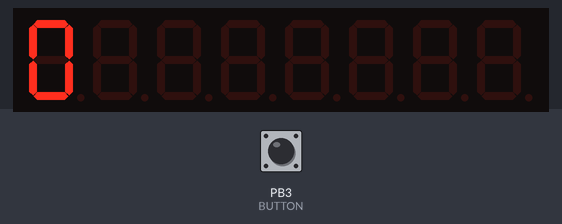
A sketch run on a simulated STM32 Blue Pill. Shown: 8-digit seven-segment display. Wiring (inferred from the names in the program): MAX7219 LED driver: data PB12; clock PB14; CS PB13. The inputs (shaded band) are chosen by the test bench; at power-on: PB3 (BUTTON) HIGH. Random numbers use the default seed unless the sketch sets one.

Above: at 8.6 s.
8.7 s: PB3 (BUTTON) pulled LOW for 0.15 s
At 9.5 s:
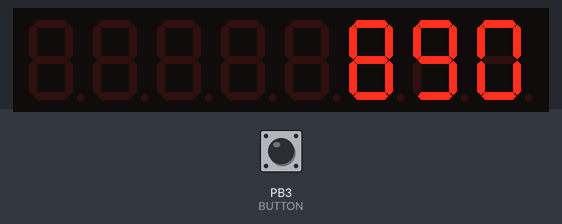
At 14.6 s:
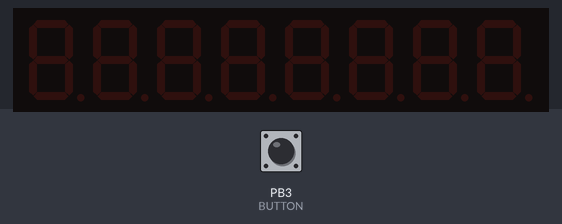
Timing chart, 0 to 16.1 s (numbered marks = the images above; inputs shaded):
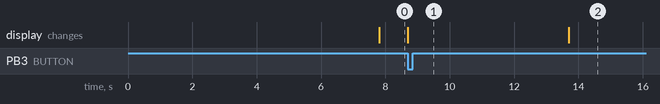

The sketch:

reactionTimer.ino
```cpp
//
// Uses 8 digit, 7-segment display using MAX7219

// using bluepill
// Board: Generic STM32F103C series
// Optimize: Smallest(default)
// Upload Method: STM32duino bootloader
// Variant: STM32F103CB (20k RAM, 128k Flash)
// CPU Speed(MHz): 72 MHz (Normal)
// Port: /dev/ttyACM0 (Maple Mini)

// 8 digit 7-segment display hook-up
#define DIN   PB12
#define CSN   PB13
#define CLK   PB14   // shifts data in on rising edge, shifts data out on falling edge

#define BUTTON PB3	// use internal pull-up


// Display Adapter Commands
// 8 digit, 7-segment display using MAX7219
#define NO_OP_ADDR            0x00
#define DIGIT_0_ADDR          0x01
#define DIGIT_1_ADDR          0x02
#define DIGIT_2_ADDR          0x03
#define DIGIT_3_ADDR          0x04
#define DIGIT_4_ADDR          0x05
#define DIGIT_5_ADDR          0x06
#define DIGIT_6_ADDR          0x07
#define DIGIT_7_ADDR          0x08
#define MODE_ADDR             0x09
#define INTENSITY_ADDR        0x0A
#define SCAN_LIMIT_ADDR       0x0B
#define SHUTDOWN_ADDR         0x0C
#define DISPLAY_TEST_ADDR     0x0F


void initPins()
{
  digitalWrite(CSN, HIGH);
  pinMode(DIN, OUTPUT);
  pinMode(CLK, OUTPUT);
  pinMode(CSN, OUTPUT);

  pinMode(BUTTON, INPUT_PULLUP);

}

void initDisplay()
{
  output(DISPLAY_TEST_ADDR, 0x00);
  output(SHUTDOWN_ADDR, 0x01);
  output(SCAN_LIMIT_ADDR, 0x07);
  output(MODE_ADDR, 0xff);
  output(INTENSITY_ADDR, 0x02);
}

void output(byte addr, byte data)
{
  digitalWrite(CSN, LOW);
  shiftOut(DIN, CLK, MSBFIRST, addr);
  shiftOut(DIN, CLK, MSBFIRST, data);
  digitalWrite(CSN, HIGH);
}

void disp_clear(void)
{
  byte addr = DIGIT_0_ADDR;

  do {
    output(addr++, 0x0f);
  } while (addr <= DIGIT_7_ADDR);
}

void disp_num(unsigned int nbr)
{
  byte addr = DIGIT_0_ADDR;

#if 1
  output(addr++, nbr % 10);
  do {
    nbr /= 10;
    output(addr++, (nbr == 0) ? 0x0f : nbr % 10);
  } while (addr <= DIGIT_7_ADDR);
#else
  output(addr++, nbr % 10);
  nbr /= 10;
  while (nbr > 0) {
    output(addr++, nbr % 10);
    nbr /= 10;
  };
  output(SCAN_LIMIT_ADDR, addr-2);
  output(INTENSITY_ADDR, (addr-2)<<1);
#endif
}

int seed;

void setup()
{
  Serial.begin(9600);
  initPins();
  initDisplay();
  disp_clear();

  seed = analogRead(PA0);
  seed ^= analogRead(PA1);
  seed ^= analogRead(PA2);
  seed ^= analogRead(PA3);
  randomSeed(seed);
}

int nbr = 99999900;
unsigned long rnd;
unsigned long startTime, stopTime;

#if 1
void loop()
{
  // delay a random time betwee  3 and 15 seconds
  rnd = random(3000,15000);
  delay(rnd);

  // set left digit to '0' to indicate start of reaction timing
  output(DIGIT_7_ADDR, 0);
  startTime = millis();

  // wait for button press or timeout (5 seconds)
  while(digitalRead(BUTTON) == HIGH) {
    if ((millis() - startTime) > 5000)
      break;
  }
  stopTime = millis();


  if ((stopTime - startTime) < 5000) { // button pressed
    disp_num(stopTime - startTime);
    delay(5000);
    disp_clear();
  } else {          // timed-out
    disp_clear();
    while(digitalRead(BUTTON) == LOW);
    while(digitalRead(BUTTON) == HIGH);
    output(DIGIT_3_ADDR, 0);
    while(digitalRead(BUTTON) == LOW);
    disp_clear();
//    for(;;);        // can only get out
  }
}
#else
void loop()
{
  rnd = random(3000,15000);
  delay(rnd);
  disp_num(random(3000,15000));
//  nbr = (nbr < 99999999) ? nbr+1 : 0;
//  Serial.print(random(3000,10000)); Serial.println("");
  delay(1000);
  disp_clear();

}
#endif
```
